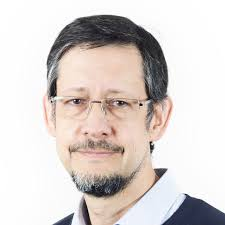
#> input picture [2018-2] Proyecto Métodos de optimización/Profe.jpeg, 225 x 225 px
$ python 'Proyecto(FUNCIONA).py'   (older library calls are emulated)
#> lines starting #> are read from the running program, lines starting #| are printed output that depends on the picture
### Codigo ocupado y modificado del siguiente link:
### https://scikit-learn.org/stable/auto_examples/decomposition/plot_image_denoising.html#sphx-glr-auto-examples-decomposition-plot-image-denoising-py
### ARREGLOS SEGUN LA PARIDAD Y LA ALTARESOLUCION SE ELIMINO

from time import time

import matplotlib.pyplot as plt
import numpy as np
import scipy as sp

from sklearn.decomposition import MiniBatchDictionaryLearning
from sklearn.feature_extraction.image import extract_patches_2d
from sklearn.feature_extraction.image import reconstruct_from_patches_2d
from skimage import io

# #############################################################################
# Se definen la funciones por ocupar en el proyecto


def imagen_a_vector(imagen, gris=True):
    """ Funcion que recibe una imagen y devuelve un vector con los
    valores hexagecimales de la imagen asociadax"""
#> called with imagen = 'Profe.jpeg', gris = True

    # Lee los datos y los convierte en una matriz de pixeles de blanco y negro
    image = io.imread(imagen, as_grey=gris)
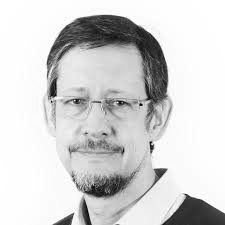
#> image: shape (225, 225) float64; min 0.005, max 1, mean 0.83

    return image

def show_with_diff(image, reference, title):
    """Helper function to display denoising"""
    plt.figure(figsize=(5, 3.3))
    plt.subplot(1, 2, 1)
    plt.title('Imagen')
    plt.imshow(image, vmin=0, vmax=1, cmap=plt.cm.gray,
               interpolation='nearest')
    plt.xticks(())
    plt.yticks(())
    plt.subplot(1, 2, 2)
    difference = image - reference

    plt.title('Diferencia' % np.sqrt(np.sum(difference ** 2)))
    plt.imshow(difference, vmin=-0.5, vmax=0.5, cmap=plt.cm.PuOr,
               interpolation='nearest')
    plt.xticks(())
    plt.yticks(())
    plt.suptitle(title, size=16)
    plt.subplots_adjust(0.02, 0.02, 0.98, 0.79, 0.02, 0.2)


# #############################################################################
# Se carga la imagen y genera un ruido aleatorio sobre ella


plt.rcParams['image.cmap'] = 'gray'
imagen = imagen_a_vector("Profe.jpeg", gris=True)
alto, largo = imagen.shape
#> alto = 225; largo = 225

# Se aplica un ruido uniforme aleatorio a la imagen
print("Distrosionando imagen...")
imagen_distorsionada = imagen.copy()
if largo%2 == 0:
    imagen_distorsionada[:, largo // 2:] += 0.075 * np.random.randn(alto, largo // 2)
else:
    imagen_distorsionada[:, largo // 2 + 1:] += 0.075 * np.random.randn(alto, largo // 2)
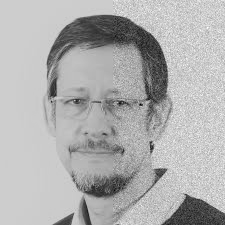
#> imagen_distorsionada: shape (225, 225) float64; min -0.181, max 1.28, mean 0.83; drawn with min black and max white


# #############################################################################
# Extrae toda las referencia del patch del lado izquierdo

"""
Examples
    --------

    >>> from sklearn.feature_extraction import image
    >>> one_image = np.arange(16).reshape((4, 4))
    >>> one_image
    array([[ 0,  1,  2,  3],
           [ 4,  5,  6,  7],
           [ 8,  9, 10, 11],
           [12, 13, 14, 15]])
    >>> patches = image.extract_patches_2d(one_image, (2, 2))
    >>> print(patches.shape)
    (9, 2, 2)
    >>> patches[0]
    array([[0, 1],
           [4, 5]])
    >>> patches[1]
    array([[1, 2],
           [5, 6]])
    >>> patches[8]
    array([[10, 11],
           [14, 15]])
    """

print("Extrayendo patches de referencia...")
t0 = time()
patch_size = (7, 7) # A gusto del usuario
if largo%2 == 0:
    data = extract_patches_2d(imagen_distorsionada[:, :largo // 2], patch_size)
else:
    data = extract_patches_2d(imagen_distorsionada[:, :largo // 2+1], patch_size)

data = data.reshape(data.shape[0], -1)
data -= np.mean(data, axis=0)
data /= np.std(data, axis=0)
print('Hecho en %.2fs.' % (time() - t0))


# #############################################################################
# Learn the dictionary from reference patches

print('Dictionary Learning...')
t0 = time()
#> (the run stopped early here; a loop or call above may not have finished)
